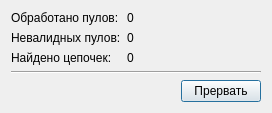
<?xml version="1.0" encoding="UTF-8"?>
<ui version="4.0">
 <class>AnalizeDatabaseDialog</class>
 <widget class="QDialog" name="AnalizeDatabaseDialog">
  <property name="geometry">
   <rect>
    <x>0</x>
    <y>0</y>
    <width>340</width>
    <height>197</height>
   </rect>
  </property>
  <property name="windowTitle">
   <string>Идёт анализ базы</string>
  </property>
  <layout class="QVBoxLayout" name="verticalLayout">
   <property name="sizeConstraint">
    <enum>QLayout::SetFixedSize</enum>
   </property>
   <item>
    <widget class="QFrame" name="frame">
     <property name="minimumSize">
      <size>
       <width>250</width>
       <height>0</height>
      </size>
     </property>
     <layout class="QFormLayout" name="formLayout">
      <property name="leftMargin">
       <number>0</number>
      </property>
      <property name="topMargin">
       <number>0</number>
      </property>
      <property name="rightMargin">
       <number>0</number>
      </property>
      <property name="bottomMargin">
       <number>0</number>
      </property>
      <item row="0" column="0">
       <widget class="QLabel" name="label">
        <property name="text">
         <string>Обработано пулов:</string>
        </property>
       </widget>
      </item>
      <item row="0" column="1">
       <widget class="QLabel" name="labelPools">
        <property name="text">
         <string>0</string>
        </property>
       </widget>
      </item>
      <item row="2" column="0">
       <widget class="QLabel" name="label_3">
        <property name="text">
         <string>Найдено цепочек:</string>
        </property>
       </widget>
      </item>
      <item row="2" column="1">
       <widget class="QLabel" name="labelChaines">
        <property name="text">
         <string>0</string>
        </property>
       </widget>
      </item>
      <item row="1" column="0">
       <widget class="QLabel" name="label_2">
        <property name="text">
         <string>Невалидных пулов:</string>
        </property>
       </widget>
      </item>
      <item row="1" column="1">
       <widget class="QLabel" name="labelBadPools">
        <property name="text">
         <string>0</string>
        </property>
       </widget>
      </item>
     </layout>
    </widget>
   </item>
   <item>
    <widget class="Line" name="line">
     <property name="orientation">
      <enum>Qt::Horizontal</enum>
     </property>
    </widget>
   </item>
   <item>
    <widget class="QFrame" name="frame_2">
     <layout class="QHBoxLayout" name="horizontalLayout">
      <property name="leftMargin">
       <number>0</number>
      </property>
      <property name="topMargin">
       <number>0</number>
      </property>
      <property name="rightMargin">
       <number>0</number>
      </property>
      <property name="bottomMargin">
       <number>0</number>
      </property>
      <item>
       <spacer name="horizontalSpacer">
        <property name="orientation">
         <enum>Qt::Horizontal</enum>
        </property>
        <property name="sizeHint" stdset="0">
         <size>
          <width>40</width>
          <height>20</height>
         </size>
        </property>
       </spacer>
      </item>
      <item>
       <widget class="QPushButton" name="btnCancel">
        <property name="text">
         <string>Прервать</string>
        </property>
       </widget>
      </item>
     </layout>
    </widget>
   </item>
  </layout>
 </widget>
 <resources/>
 <connections>
  <connection>
   <sender>btnCancel</sender>
   <signal>clicked()</signal>
   <receiver>AnalizeDatabaseDialog</receiver>
   <slot>reject()</slot>
   <hints>
    <hint type="sourcelabel">
     <x>293</x>
     <y>146</y>
    </hint>
    <hint type="destinationlabel">
     <x>169</x>
     <y>98</y>
    </hint>
   </hints>
  </connection>
 </connections>
</ui>
